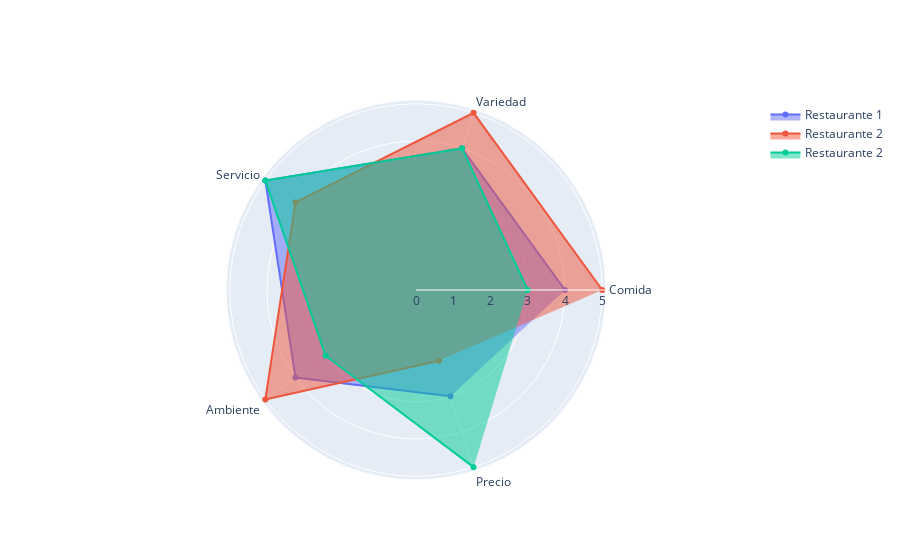

This figure's notebook cell:
### Code cell
categorias = ['Comida', 'Variedad', 'Servicio', 'Ambiente', 'Precio']

fig = go.Figure()
fig.add_trace(go.Scatterpolar(
      r=df.iloc[0, 1:],
      theta=categorias,
      fill='toself',
      name='Restaurante 1'
))

fig.add_trace(go.Scatterpolar(
      r=df.iloc[1, 1:],
      theta=categorias,
      fill='toself',
      name='Restaurante 2'
))

fig.add_trace(go.Scatterpolar(
      r=df.iloc[2, 1:],
      theta=categorias,
      fill='toself',
      name='Restaurante 2'
))

fig.show()

### Figure 1 — Plotly figure (JSON) as saved in the notebook; plotly's stock layout.template omitted (floating-point values rounded to 4 significant figures)
{"data": [{"fill": "toself", "name": "Restaurante 1", "r": [4, 4, 5, 4, 3], "theta": ["Comida", "Variedad", "Servicio", "Ambiente", "Precio"], "type": "scatterpolar"}, {"fill": "toself", "name": "Restaurante 2", "r": [5, 5, 4, 5, 2], "theta": ["Comida", "Variedad", "Servicio", "Ambiente", "Precio"], "type": "scatterpolar"}, {"fill": "toself", "name": "Restaurante 2", "r": [3, 4, 5, 3, 5], "theta": ["Comida", "Variedad", "Servicio", "Ambiente", "Precio"], "type": "scatterpolar"}], "layout": {}}
